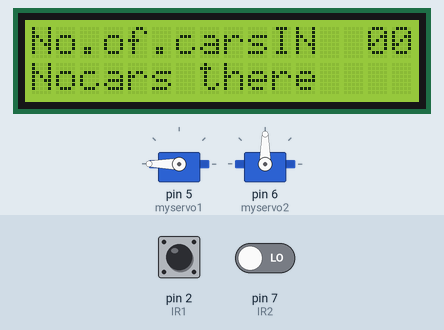
A sketch run on a simulated Arduino Uno, built with avr-gcc and run on an emulated ATmega328P. Shown: 2 × servo, 16×2 character LCD. Inputs (shaded band) come from the test bench; at power-on: pin 2 (IR1) LOW, pin 7 (IR2) LOW.

Above: at 1.2 s.
1.3 s: pin 2 (IR1) pulsed HIGH 5 times (0.12 s each, 0.3 s apart)
At 3.9 s:
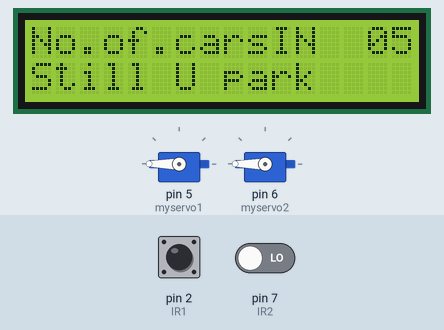
4.3 s: pin 2 (IR1) pulsed HIGH 5 times (0.12 s each, 0.3 s apart)
At 6.4 s:
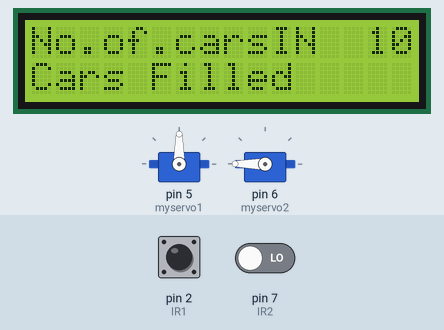
Timing chart, 0 to 7.9 s (numbered marks = the images above; inputs shaded):
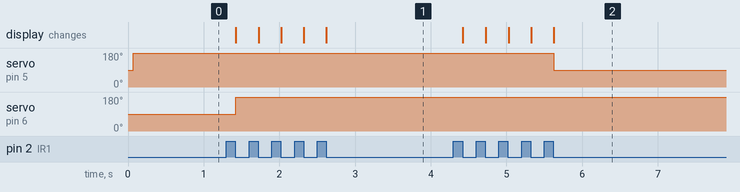

The sketch:

CarParkingSystem_code.ino
```cpp
/* PROJECT CODE FOR CAR PARKING SYSTEM
   by VIGNESH K S
   This Code doesnt have Interrupts
   In this Car Parking System only 10 cars can Parking
 */
#include <Servo.h>  //Library file
#include <LiquidCrystal.h>
const int rs = 13, en = 12, d4 = 11, d5 = 10, d6 = 9, d7 = 8;
LiquidCrystal lcd(rs, en, d4, d5, d6, d7);
Servo myservo1; //create object to control Inway Servo
Servo myservo2; //create object to control Outway Servo
void check();   //function for checking the IR sensors
void display1();
int positio=0;  //for angle of Rotation
int IR1 =2;     //Input Sensor
int IR2 =7;     //Output Sensor
int n =0;
void setup() {
  myservo1.attach(5); //5th pin connected to Servo1
  myservo2.attach(6); //6th pin connected to Servo2
  pinMode(IR1,INPUT); //Intialize the Pin as InputMode
  pinMode(IR2,INPUT);
  lcd.begin(16, 2);
}

void loop() {
  check();
  display1();
  if(n==0){
    myservo1.write(180);
    myservo2.write(90);
    lcd.setCursor(0,1);
    lcd.print("Nocars there");
  }
  else if(n==10){
    myservo1.write(90);
    myservo2.write(180);
    lcd.setCursor(0,1);
    lcd.print("Cars Filled   ");
  }
  else if(n>=1){
    myservo1.write(180);
    myservo2.write(180);
    lcd.setCursor(0,1);
    lcd.print("Still U park   ");
  }
}
void check(){
  if(digitalRead(IR1)==1){
    delay(20);
    while(digitalRead(IR1)==1);
    n = n+1;
  }
  else if(digitalRead(IR2)==1){
    delay(20);
    while(digitalRead(IR2)==1);
    n = n-1;
  }
}
void display1(){
  lcd.setCursor(0, 0);
  lcd.print("No.of.carsIN  ");
  lcd.print(n/10);
  lcd.print(n%10);
}
```

Measured:
- after the input at 1.3 s, servo on pin 6 (myservo2): 90° → 180° after 0.12 s; the display: first changes after 0.12 s (image 1 shows a later state)
- after the input at 4.3 s, servo on pin 5 (myservo1): 180° → 90° after 1.3 s; the display: first changes after 0.12 s (image 2 shows a later state)
